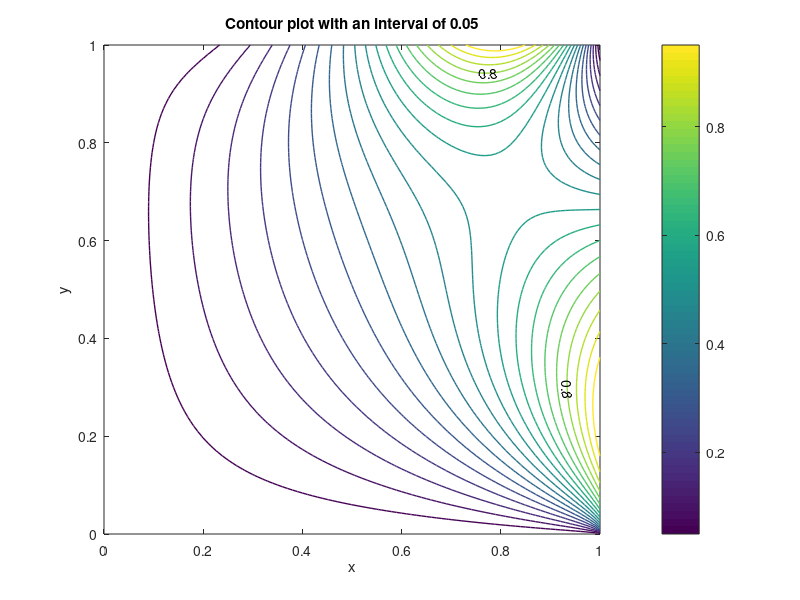

MATLAB code to generate this figure:
%% Question 1

% Given data
x = [0:0.01:1];
y = [0:0.01:1];
py = sin(pi*(sqrt(y)));
px = 4*(x.^3 - x.^6);
N = 100;

% General Solution is u(x,y) = u1 + u2
% u1 = sum(n=1 to inf)An1*sin(n*pi*x)*sinh(n*pi*y)
% u2 = sum(n=1 to inf)An2*sin(n*pi*y)*sinh(n*pi*x)
% An1 = (2/sinh(n*pi))*integral(0,1)(4(x^3-x^6)*sin(n*pi*x))
% An2 = (2/sinh(n*pi))*integral(0,1)(sin(pi*sqrt*(y))*sin(n*pi*y))


%% Calculating An2 & An1
for n = 1:N
    An2(n) = (2/sinh(n*pi))*(trapz(y,py.*sin(n*pi*y)));
end
for n = 1:N
    An1(n) = (2/sinh(n*pi))*(trapz(x,px.*sin(n*pi*x)));
end

%% Splitting zeros u = u1 + u2, according to boundary conditions
u1 = zeros(length(x),length(x));
u2 = zeros(length(y),length(y));

%% Finding u1
for i = 1:length(x)
    for j = 1:length(y)
        for n1 = 1:N
            u1(i,j) = u1(i,j)+ (An1(n1)*sin(n1*pi*x(i))*sinh(n1*pi*y(j))); 
            x2d(i,j)=x(i); y2d(i,j)=y(j);
        end
    end
end

%% Finding u2
for i = 1:length(x)
    for j = 1:length(y)
        for n1 = 1:N
            u2(i,j) = u2(i,j) + (An2(n1)*sinh(n1*pi*x(i))*sin(n1*pi*y(j))); 
        end
    end
end
    
%% Plotting
u = u1 + u2;
[C h] = contour(x2d,y2d,u,[-2:0.05:2],'LineWidth',1);
colorbar
clabel(C,h,[-1.6:0.4:1.6]); 
xlabel('x'); 
ylabel('y');
title('Contour plot with an interval of 0.05');